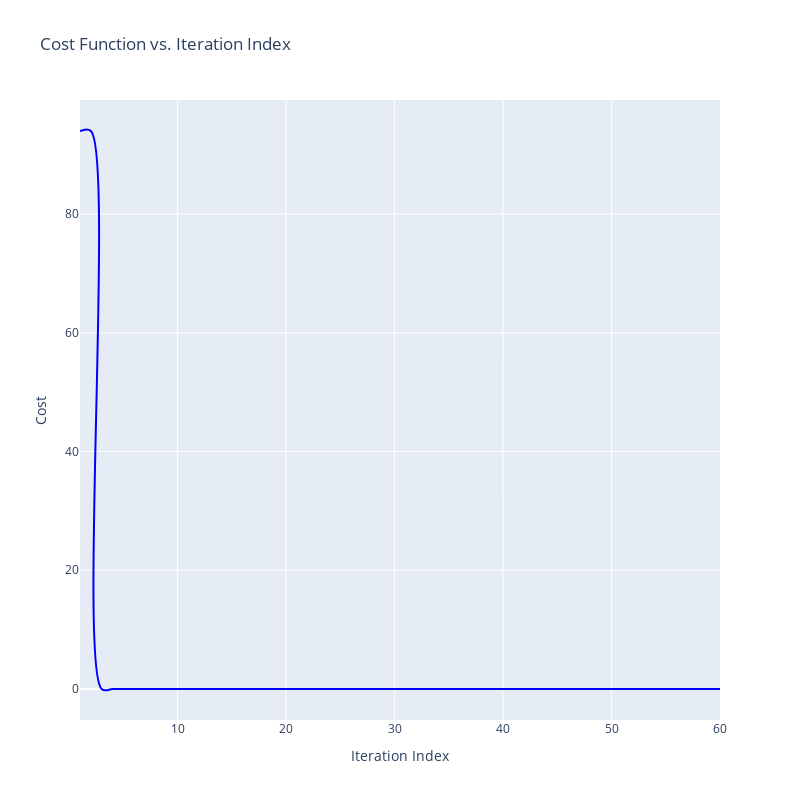

Here is the notebook cell this chart was saved with:
### Code cell
fig = go.Figure(data=go.Line(
    x=np.array(list(range(60)))+1,
    y=costs,
    name='Total Cost',
    mode='lines',
    line_shape='spline',
    marker=dict(
        color = 'blue'
    )
))

fig.update_layout(height=800, width=800,
                  showlegend=False,
                  title='Cost Function vs. Iteration Index',
                  xaxis_title='Iteration Index',
                  yaxis_title='Cost')


fig.show()

### Figure 1 — Plotly figure (JSON) as saved in the notebook; plotly's stock layout.template omitted (floating-point values rounded to 4 significant figures)
{"data": [{"line": {"shape": "spline"}, "marker": {"color": "blue"}, "mode": "lines", "name": "Total Cost", "type": "scatter", "x": [1, 2, 3, 4, 5, 6, 7, 8, 9, 10, 11, 12, 13, 14, 15, 16, 17, 18, 19, 20, 21, 22, 23, 24, 25, 26, 27, 28, 29, 30, 31, 32, 33, 34, 35, 36, 37, 38, 39, 40, 41, 42, 43, 44, 45, 46, 47, 48, 49, 50, 51, 52, 53, 54, 55, 56, 57, 58, 59, 60], "y": [94, 94, 0, 0, 0, 0, 0, 0, 0, 0, 0, 0, 0, 0, 0, 0, 0, 0, 0, 0, 0, 0, 0, 0, 0, 0, 0, 0, 0, 0, 0, 0, 0, 0, 0, 0, 0, 0, 0, 0, 0, 0, 0, 0, 0, 0, 0, 0, 0, 0, 0, 0, 0, 0, 0, 0, 0, 0, 0, 0]}], "layout": {"height": 800, "showlegend": false, "title": {"text": "Cost Function vs. Iteration Index"}, "width": 800, "xaxis": {"title": {"text": "Iteration Index"}}, "yaxis": {"title": {"text": "Cost"}}}}
